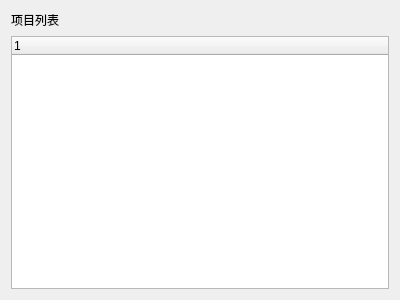
<?xml version="1.0" encoding="UTF-8"?>
<ui version="4.0">
 <class>ProTree</class>
 <widget class="QDialog" name="ProTree">
  <property name="geometry">
   <rect>
    <x>0</x>
    <y>0</y>
    <width>400</width>
    <height>300</height>
   </rect>
  </property>
  <property name="windowTitle">
   <string>Dialog</string>
  </property>
  <layout class="QVBoxLayout" name="verticalLayout_2">
   <item>
    <layout class="QVBoxLayout" name="verticalLayout" stretch="1,20">
     <property name="spacing">
      <number>7</number>
     </property>
     <item>
      <widget class="QLabel" name="label_pro">
       <property name="text">
        <string>项目列表</string>
       </property>
      </widget>
     </item>
     <item>
      <widget class="ProTreeWidget" name="treeWidget">
       <column>
        <property name="text">
         <string notr="true">1</string>
        </property>
       </column>
      </widget>
     </item>
    </layout>
   </item>
  </layout>
 </widget>
 <customwidgets>
  <customwidget>
   <class>ProTreeWidget</class>
   <extends>QTreeWidget</extends>
   <header>protreewidget.h</header>
  </customwidget>
 </customwidgets>
 <resources/>
 <connections/>
</ui>
